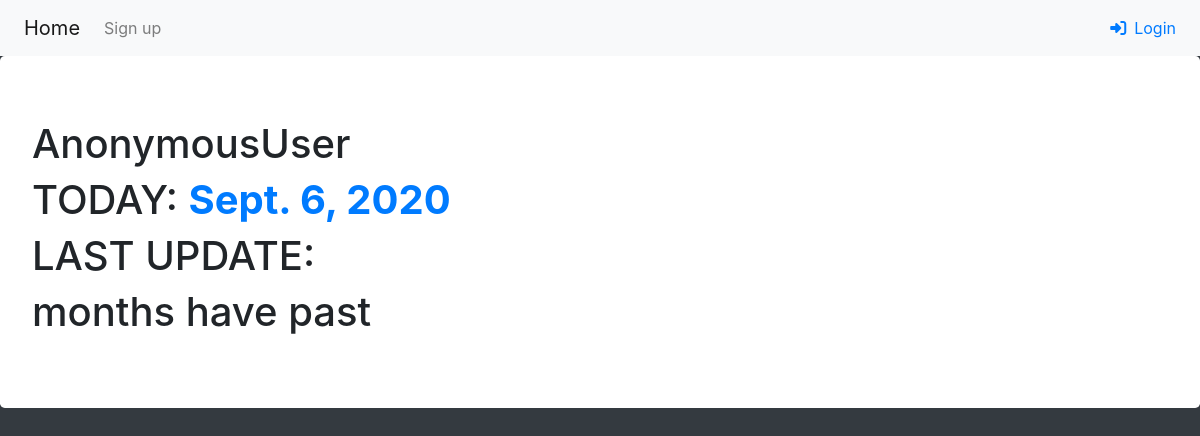
Before: /transaction/test with the older database file.
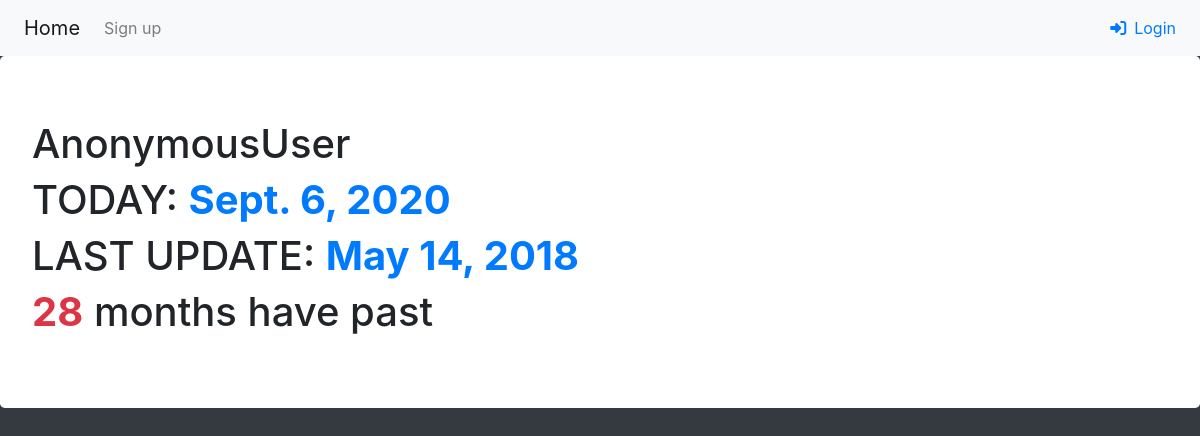
After: the same page with the newer database file.
### transaction/models.py (models this page shows, shortened)
class Updatecheck(models.Model):
    last_update = models.DateField()
    def months_past(self):
        today = datetime.date.today()
        date = self.last_update
        year = (today.year - date.year) * 12
        month = today.month - date.month
        return month + year
    def check_for_update(self):
        today = datetime.date.today()
        if today <= self.last_update:
            return "No need for an update / {}".format(today)
        elif today > self.last_update:
            months_past = self.months_past()
            return months_past
        else:
            print("ERROR")

### transaction/views.py (the view)
# urls.py: path("test", views.TestView.as_view(), name="test"),
class TestView(generic.TemplateView):
    template_name="transaction/test.html"
    def get_context_data(self, **kwargs):
        context = super().get_context_data(**kwargs)
        user = self.request.user
        today = datetime.date.today()
        last_update = models.Updatecheck.objects.filter().first()
        context["today"] = today
        context["user"] = user
        context["last_update"] = last_update
        return context

### transaction/templates/transaction/test.html
{% extends "base.html" %}
{% block contant %}
<div class="jumbotron bg-white">
  <h1>{{user}}</h1>
  <h1>TODAY: <strong class="text-primary">{{today}}</strong></h1>
  <h1>LAST UPDATE: <strong class="text-primary">{{last_update.last_update}}</strong></h1>
  <h1><strong class="text-danger">{{last_update.check_for_update}}</strong> months have past</h1>
</div>
{% endblock %}

### templates/base.html (shortened to what this page needs)
<!DOCTYPE html>
{% load static %}
<html lang="en" dir="ltr">
  <head>
    <link rel="stylesheet" href="https://stackpath.bootstrapcdn.com/bootstrap/4.3.1/css/bootstrap.min.css">
    <link href="http://maxcdn.bootstrapcdn.com/font-awesome/4.1.0/css/font-awesome.min.css" rel="stylesheet">
    <link rel="stylesheet" href="https://use.fontawesome.com/releases/v5.7.0/css/all.css">
    <link rel="stylesheet" href="{% static 'css/master.css'%}">
    <link rel="stylesheet" href="{% static 'css/id_style.css'%}">
  <body class="bg-dark">
    <nav class="navbar navbar-expand-lg navbar-light bg-light d-flex justify-content-between">
      {% if user.is_authenticated %}
      <div class="navbar-nav pl-2">
        <a class="navbar-brand" href="{% url 'home' %}">Home</a>
        {% if user.is_superuser %}
        <a class="nav-link" href="{% url 'admin:index' %}">Admin</a>
        {% endif %}
        <a class="nav-link" href="{% url 'm3' %}">Forcast chart</a>
      </div>
      <div class="navbar-nav pl-2">
        <a class="nav-link text-secondary"><span class="fas fa-user-circle mr-2" ></span>{{user.username}}</a>
        <a class="nav-link text-primary" href="{% url 'accounts:logout' %}">Logout</a>
      </div>
      {% else %}
      <div class="navbar-nav pl-2">
        <a class="navbar-brand" href="{% url 'home' %}">Home</a>
        <a class="nav-link" href="{% url 'accounts:signup' %}">Sign up</a>
      </div>
      <div class="navbar-nav pl-2">
        <a class="nav-link text-primary" href="{% url 'accounts:login' %}"><span class="fas fa-sign-in-alt mr-2"></span>Login</a>
      </div>
      {% endif %}
    </nav>
      <div class="">
        {% block contant %}
        {% endblock %}
      </div>
  </body>
</html>

### static/css/master.css (style rules this page uses)
body { background-color:white; }

Changed rows visible on the page:
added Updatecheck: last_update "May 14, 2018", check_for_update "28"
